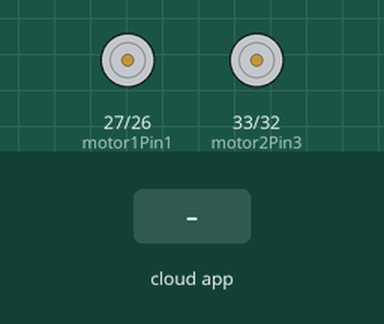
Bench run of a sketch on a simulated ESP32. Parts: motor-driver pin pairs drawn as motors (green arrow = first pin HIGH = forward, orange = second pin HIGH = backward, longer = more drive, scaled by the enable pin). The test bench sets the inputs (shaded band). WiFi joins after 1.5 s; servers stay silent unless stated; the ROS host is connected and sends only what is stated; what the sketch prints to the serial monitor is not drawn.

Above: at 2.7 s.
2.8 s: the phone or cloud app sets forward to 45
At 3.4 s:
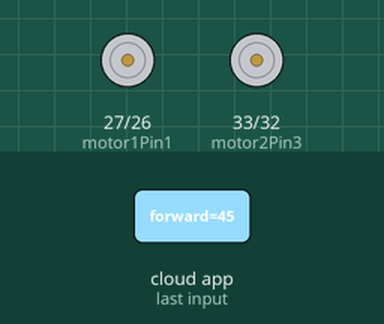
4.3 s: the phone or cloud app sets backward to 45
At 4.8 s:
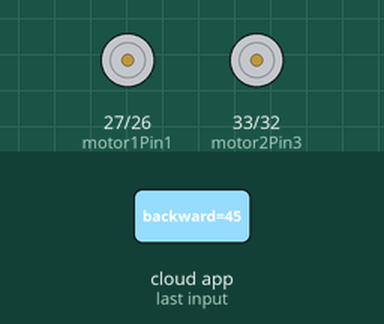
5.8 s: the phone or cloud app sets left to 45
At 6.6 s:
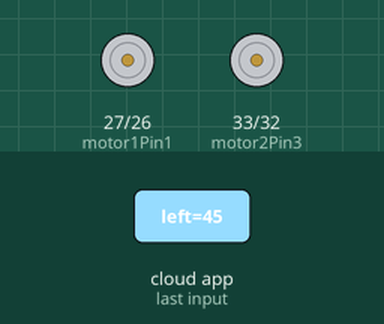
7.3 s: the phone or cloud app sets right to 45
At 8.7 s:
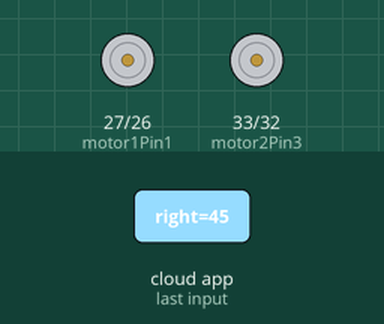
Timing chart, 0 to 9.8 s (numbered marks = the images above; inputs shaded):
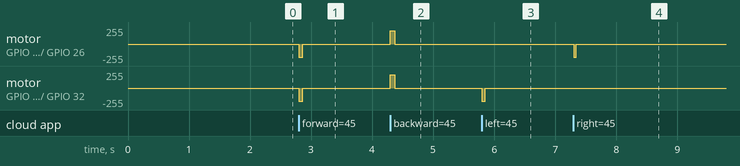

Measured:
- after the input at 2.8 s, motor on GPIO 27 (motor1Pin1) / GPIO 26 (motor1Pin2), motor on GPIO 33 (motor2Pin3) / GPIO 32 (motor2Pin4): stopped → backward 199/255 at once, → stopped 0.06 s later
- after the input at 4.3 s, motor on GPIO 27 (motor1Pin1) / GPIO 26 (motor1Pin2), motor on GPIO 33 (motor2Pin3) / GPIO 32 (motor2Pin4): stopped → forward 199/255 at once, → stopped 0.07 s later
- after the input at 5.8 s, motor on GPIO 33 (motor2Pin3) / GPIO 32 (motor2Pin4): stopped → backward 199/255 at once, → stopped 0.05 s later
- after the input at 7.3 s, motor on GPIO 27 (motor1Pin1) / GPIO 26 (motor1Pin2): stopped → backward 199/255 at once, → stopped 0.05 s later

The sketch:

esp32wifi-ros-2wdrobot.ino
```cpp
#include <ros.h>
#include <std_msgs/String.h>
#include <WiFi.h>
#include <std_msgs/Int16.h>

                                                                            // WIFI CONFIGURATION
const char SSID[] = "ros-master-pi4D1C";
const char PASSWORD[] = "robotseverywhere";
IPAddress server(10,42,0,1); // e.g.: IPAddress server(192, 168, 1, 3);
const uint16_t serverPort = 11411;

WiFiClient client;

class WiFiHardware {
  public:
  WiFiHardware() {};

  void init() {
    client.connect(server, serverPort);
  }

  int read() {
    return client.read();
  }

  void write(uint8_t* data, int length) {
    for(int i=0; i<length; i++)
      client.write(data[i]);
  }

  unsigned long time() {
     return millis();
  }
};

                                                                            // ROS DECLARATION
ros::NodeHandle_<WiFiHardware> nh;

std_msgs::String str_msg;
std_msgs::Int16 int_msg;


                                                                            //ROS PUBLISHER
ros::Publisher chatter("chatter", &str_msg);

char hello[13] = "hello world!";

                                                                            // MOTOR CONFIGURATION
// Motor A
int motor1Pin1 = 27;
int motor1Pin2 = 26;
int enable1Pin = 13;

// Motor B
int motor2Pin3 = 33;
int motor2Pin4 = 32;
int enable2Pin = 12;

// Setting PWM properties
const int freq = 30000;
const int pwmChannel = 0;
const int resolution = 8;
int dutyCycle = 200;

bool mfwd; // flag to move fwd
bool mbwd;  // flag to move bwd
bool tleft;  // flag to turn left
bool tright; // flag to turn right
int len=0; //length of motor running

                                                                            //FUNCTION DEFINITION
void connectWiFi(){
  Serial.begin(115200);
  WiFi.begin(SSID,PASSWORD);
    Serial.print("WiFi connecting");

  while (WiFi.status() != WL_CONNECTED) {
    Serial.print(".");
    delay(100);
  }

  Serial.println(" connected");
  //nh.initNode();
  //nh.advertise(chatter);
  delay(10);
}

void setupMotor(){
  // sets the pins as outputs:
  pinMode(motor1Pin1, OUTPUT);
  pinMode(motor1Pin2, OUTPUT);
  pinMode(enable1Pin, OUTPUT);
  pinMode(motor2Pin3, OUTPUT);
  pinMode(motor2Pin4, OUTPUT);
  pinMode(enable2Pin, OUTPUT);

  // configure LED PWM functionalities
  ledcSetup(pwmChannel, freq, resolution);

  // attach the channel to the GPIO to be controlled
  ledcAttachPin(enable1Pin, pwmChannel);
  ledcAttachPin(enable2Pin, pwmChannel);

  Serial.begin(115200);

  // testing
  Serial.print("Testing DC Motor...");
}

void stopMove(){
  // Stop the DC motor
  Serial.println("Motor stopped");
  digitalWrite(motor1Pin1, LOW);
  digitalWrite(motor1Pin2, LOW);
  digitalWrite(motor2Pin3, LOW);
  digitalWrite(motor2Pin4, LOW);

  }

void moveFwd(int ln){
  // Move the DC motor forward at maximum speed
  Serial.println("Moving Forward");
  digitalWrite(motor1Pin1, LOW);
  digitalWrite(motor1Pin2, HIGH);
  digitalWrite(motor2Pin3, LOW);
  digitalWrite(motor2Pin4, HIGH);

  //Serial.print(len);
  //Serial.print(mfwd);

  len=ln-1; // use local variable to decrement global var value

    if (len<=1)
    {
      mfwd=false;
      //stop();
    }
    else
      mfwd=true;
  }

void moveBwd(int ln){
  // Move DC motor backwards at maximum speed
  Serial.println("Moving Backwards");
  digitalWrite(motor1Pin1, HIGH);
  digitalWrite(motor1Pin2, LOW);
  digitalWrite(motor2Pin3, HIGH);
  digitalWrite(motor2Pin4, LOW);

  len=ln-1; // use local variable to decrement global var value

    if (len<=1)
    {
      mbwd=false;
      //stop();
    }
    else
      mbwd=true;
}

void turnRight(int ln){
  // Turn the DC motor right at maximum speed
  Serial.println("Turn Right");
  digitalWrite(motor1Pin1, LOW);
  digitalWrite(motor1Pin2, HIGH);
  digitalWrite(motor2Pin3, LOW);
  digitalWrite(motor2Pin4, LOW);

  len=ln-1; // use local variable to decrement global var value

    if (len<=1)
    {
      tright=false;
      //stop();
    }
    else
      tright=true;
  }

void turnLeft(int ln){
  // Turn the DC motor left at maximum speed
  Serial.println("Turn Left");
  digitalWrite(motor1Pin1, LOW);
  digitalWrite(motor1Pin2, LOW);
  digitalWrite(motor2Pin3, LOW);
  digitalWrite(motor2Pin4, HIGH);

  len=ln-1; // use local variable to decrement global var value

    if (len<=1)
    {
      tleft=false;
      //stop();
    }
    else
      tleft=true;
  }

void moveFwdInc(){
  // Move DC motor forward with increasing speed
  digitalWrite(motor1Pin1, HIGH);
  digitalWrite(motor1Pin2, LOW);
  digitalWrite(motor2Pin3, LOW);
  digitalWrite(motor2Pin4, HIGH);

  while (dutyCycle <= 255){
    ledcWrite(pwmChannel, dutyCycle);
    Serial.print("Forward with duty cycle: ");
    Serial.println(dutyCycle);
    dutyCycle = dutyCycle + 5;
    delay(500);
    }
  dutyCycle = 200;

  }


                                                                            // ROS CALLBACK FUNCTIONS

void leftCallback(const std_msgs::Int16& msg) { //  All subscriber messages callbacks here
    len = abs(msg.data);
    turnLeft(len);
}

void rightCallback(const std_msgs::Int16& msg) {
    len = abs(msg.data);
    turnRight(len);
}

void forwardCallback(const std_msgs::Int16& msg) {
    len = abs(msg.data);
    moveFwd(len);        //set length off motor running from data in /car/forward
}

void backwardCallback(const std_msgs::Int16& msg) {
    len = abs(msg.data);
    moveBwd(len);
}

void stopCallback(const std_msgs::Int16& msg) {
   stopMove();
}


                                                                                    //ROS SUBSCRIBER

ros::Subscriber<std_msgs::Int16> sub_f("/car/forward", &forwardCallback);
ros::Subscriber<std_msgs::Int16> sub_b("/car/backward", &backwardCallback);
ros::Subscriber<std_msgs::Int16> sub_l("/car/left", &leftCallback);
ros::Subscriber<std_msgs::Int16> sub_r("/car/right", &rightCallback);
ros::Subscriber<std_msgs::Int16> sub_s("/car/stop", &stopCallback);


                                                                                   // NODE HANDLER SETUP

void initNodeHandler(){

  nh.initNode();
  nh.advertise(chatter);
  //nh.getHardware()->setConnection(server,serverPort);
  nh.subscribe(sub_f);
  nh.subscribe(sub_b);
  nh.subscribe(sub_l);
  nh.subscribe(sub_r);
  nh.subscribe(sub_s);
}

                                                                                   //SETUP

void setup() {

  connectWiFi();
  initNodeHandler();
  setupMotor();

}
                                                                                   //LOOP
void loop() {

  nh.spinOnce();

  if (mfwd==true) {
    ledcWrite(pwmChannel, dutyCycle); // without this in loop the motor wont move
    moveFwd(len); // give decremented global var value into local var argument
  }

  else if (mbwd==true) {
    ledcWrite(pwmChannel, dutyCycle); // without this in loop the motor wont move
    moveBwd(len); // give decremented global var value into local var argument
  }

  else if (tleft==true) {
    ledcWrite(pwmChannel, dutyCycle); // without this in loop the motor wont move
    turnLeft(len); // give decremented global var value into local var argument
  }


  else if (tright==true) {
    ledcWrite(pwmChannel, dutyCycle); // without this in loop the motor wont move
    turnRight(len); // give decremented global var value into local var argument
  }

 else
  stopMove();
}
```
